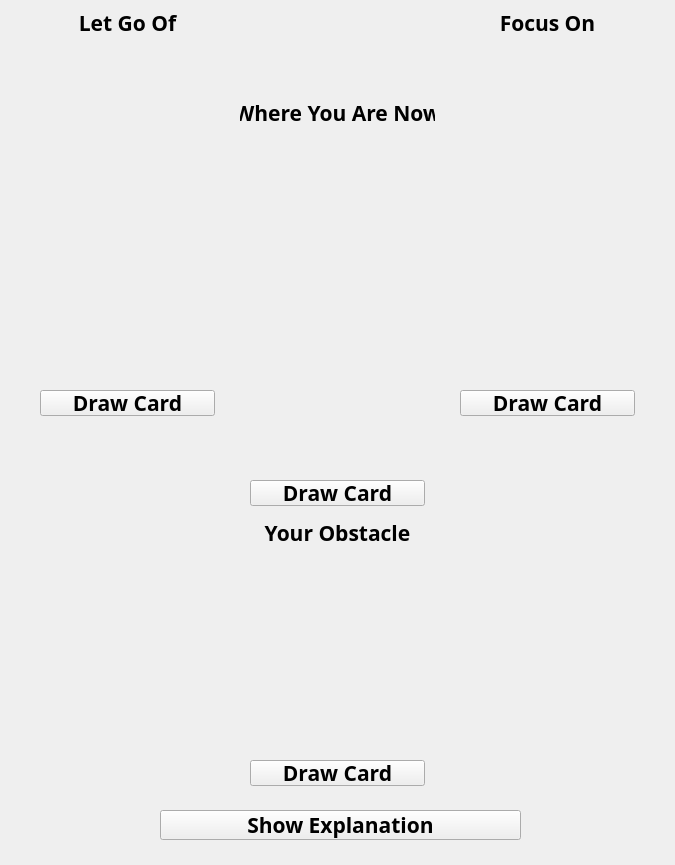
<?xml version="1.0" encoding="UTF-8"?>
<ui version="4.0">
 <class>UiQuickFocusReading</class>
 <widget class="QWidget" name="UiQuickFocusReading">
  <property name="geometry">
   <rect>
    <x>0</x>
    <y>0</y>
    <width>675</width>
    <height>865</height>
   </rect>
  </property>
  <property name="windowTitle">
   <string>Form</string>
  </property>
  <widget class="QLabel" name="focus_label">
   <property name="geometry">
    <rect>
     <x>450</x>
     <y>10</y>
     <width>195</width>
     <height>26</height>
    </rect>
   </property>
   <property name="font">
    <font>
     <family>Cormorant Infant SemiBold</family>
     <pointsize>16</pointsize>
     <bold>true</bold>
    </font>
   </property>
   <property name="layoutDirection">
    <enum>Qt::LeftToRight</enum>
   </property>
   <property name="text">
    <string>Focus On</string>
   </property>
   <property name="alignment">
    <set>Qt::AlignCenter</set>
   </property>
  </widget>
  <widget class="QLabel" name="obs_img">
   <property name="geometry">
    <rect>
     <x>180</x>
     <y>560</y>
     <width>315</width>
     <height>175</height>
    </rect>
   </property>
   <property name="autoFillBackground">
    <bool>true</bool>
   </property>
   <property name="text">
    <string/>
   </property>
  </widget>
  <widget class="QPushButton" name="decipher_btn">
   <property name="geometry">
    <rect>
     <x>160</x>
     <y>810</y>
     <width>361</width>
     <height>30</height>
    </rect>
   </property>
   <property name="font">
    <font>
     <family>Cormorant Infant SemiBold</family>
     <pointsize>16</pointsize>
     <bold>true</bold>
    </font>
   </property>
   <property name="text">
    <string>Show Explanation</string>
   </property>
  </widget>
  <widget class="QLabel" name="focus_img">
   <property name="geometry">
    <rect>
     <x>460</x>
     <y>50</y>
     <width>175</width>
     <height>315</height>
    </rect>
   </property>
   <property name="autoFillBackground">
    <bool>true</bool>
   </property>
   <property name="text">
    <string/>
   </property>
  </widget>
  <widget class="QLabel" name="letgo_label">
   <property name="geometry">
    <rect>
     <x>30</x>
     <y>10</y>
     <width>195</width>
     <height>26</height>
    </rect>
   </property>
   <property name="font">
    <font>
     <family>Cormorant Infant SemiBold</family>
     <pointsize>16</pointsize>
     <bold>true</bold>
    </font>
   </property>
   <property name="layoutDirection">
    <enum>Qt::LeftToRight</enum>
   </property>
   <property name="text">
    <string>Let Go Of</string>
   </property>
   <property name="alignment">
    <set>Qt::AlignCenter</set>
   </property>
  </widget>
  <widget class="QLabel" name="you_label">
   <property name="geometry">
    <rect>
     <x>240</x>
     <y>100</y>
     <width>195</width>
     <height>26</height>
    </rect>
   </property>
   <property name="font">
    <font>
     <family>Cormorant Infant SemiBold</family>
     <pointsize>16</pointsize>
     <bold>true</bold>
    </font>
   </property>
   <property name="layoutDirection">
    <enum>Qt::LeftToRight</enum>
   </property>
   <property name="text">
    <string>Where You Are Now</string>
   </property>
   <property name="alignment">
    <set>Qt::AlignCenter</set>
   </property>
  </widget>
  <widget class="QLabel" name="you_img">
   <property name="geometry">
    <rect>
     <x>250</x>
     <y>140</y>
     <width>175</width>
     <height>315</height>
    </rect>
   </property>
   <property name="autoFillBackground">
    <bool>true</bool>
   </property>
   <property name="text">
    <string/>
   </property>
  </widget>
  <widget class="QLabel" name="letgo_img">
   <property name="geometry">
    <rect>
     <x>40</x>
     <y>50</y>
     <width>175</width>
     <height>315</height>
    </rect>
   </property>
   <property name="autoFillBackground">
    <bool>true</bool>
   </property>
   <property name="text">
    <string/>
   </property>
  </widget>
  <widget class="QLabel" name="obs_label">
   <property name="geometry">
    <rect>
     <x>240</x>
     <y>520</y>
     <width>195</width>
     <height>26</height>
    </rect>
   </property>
   <property name="font">
    <font>
     <family>Cormorant Infant SemiBold</family>
     <pointsize>16</pointsize>
     <bold>true</bold>
    </font>
   </property>
   <property name="layoutDirection">
    <enum>Qt::LeftToRight</enum>
   </property>
   <property name="text">
    <string>Your Obstacle</string>
   </property>
   <property name="alignment">
    <set>Qt::AlignCenter</set>
   </property>
  </widget>
  <widget class="QPushButton" name="letgo_btn">
   <property name="geometry">
    <rect>
     <x>40</x>
     <y>390</y>
     <width>175</width>
     <height>26</height>
    </rect>
   </property>
   <property name="font">
    <font>
     <family>Cormorant Infant SemiBold</family>
     <pointsize>16</pointsize>
     <bold>true</bold>
    </font>
   </property>
   <property name="text">
    <string>Draw Card</string>
   </property>
  </widget>
  <widget class="QPushButton" name="you_btn">
   <property name="geometry">
    <rect>
     <x>250</x>
     <y>480</y>
     <width>175</width>
     <height>26</height>
    </rect>
   </property>
   <property name="font">
    <font>
     <family>Cormorant Infant SemiBold</family>
     <pointsize>16</pointsize>
     <bold>true</bold>
    </font>
   </property>
   <property name="text">
    <string>Draw Card</string>
   </property>
  </widget>
  <widget class="QPushButton" name="focus_btn">
   <property name="geometry">
    <rect>
     <x>460</x>
     <y>390</y>
     <width>175</width>
     <height>26</height>
    </rect>
   </property>
   <property name="font">
    <font>
     <family>Cormorant Infant SemiBold</family>
     <pointsize>16</pointsize>
     <bold>true</bold>
    </font>
   </property>
   <property name="text">
    <string>Draw Card</string>
   </property>
  </widget>
  <widget class="QPushButton" name="obs_btn">
   <property name="geometry">
    <rect>
     <x>250</x>
     <y>760</y>
     <width>175</width>
     <height>26</height>
    </rect>
   </property>
   <property name="font">
    <font>
     <family>Cormorant Infant SemiBold</family>
     <pointsize>16</pointsize>
     <bold>true</bold>
    </font>
   </property>
   <property name="text">
    <string>Draw Card</string>
   </property>
  </widget>
 </widget>
 <resources/>
 <connections/>
</ui>
